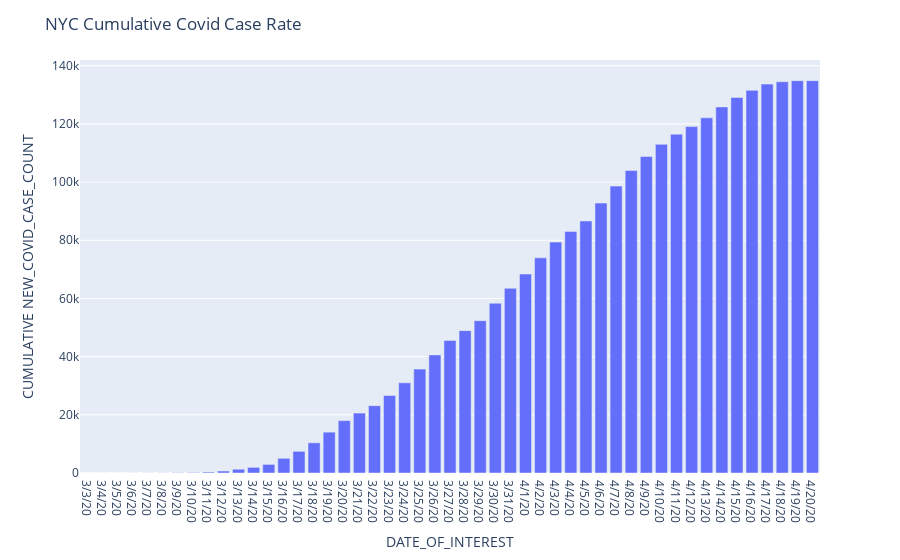

Notebook source saved alongside this figure:
### Code cell
plot_rate(mod_chd,"DATE_OF_INTEREST","CUMULATIVE NEW_COVID_CASE_COUNT", "NYC Cumulative Covid Case Rate")

### Figure 1 — Plotly figure (JSON) as saved in the notebook; plotly's stock layout.template omitted (floating-point values rounded to 4 significant figures)
{"data": [{"alignmentgroup": "True", "hovertemplate": "DATE_OF_INTEREST=%{x}<br>CUMULATIVE NEW_COVID_CASE_COUNT=%{y}<extra></extra>", "legendgroup": "", "marker": {"color": "#636efa"}, "name": "", "offsetgroup": "", "orientation": "v", "showlegend": false, "textposition": "auto", "type": "bar", "x": ["3/3/20", "3/4/20", "3/5/20", "3/6/20", "3/7/20", "3/8/20", "3/9/20", "3/10/20", "3/11/20", "3/12/20", "3/13/20", "3/14/20", "3/15/20", "3/16/20", "3/17/20", "3/18/20", "3/19/20", "3/20/20", "3/21/20", "3/22/20", "3/23/20", "3/24/20", "3/25/20", "3/26/20", "3/27/20", "3/28/20", "3/29/20", "3/30/20", "3/31/20", "4/1/20", "4/2/20", "4/3/20", "4/4/20", "4/5/20", "4/6/20", "4/7/20", "4/8/20", "4/9/20", "4/10/20", "4/11/20", "4/12/20", "4/13/20", "4/14/20", "4/15/20", "4/16/20", "4/17/20", "4/18/20", "4/19/20", "4/20/20"], "xaxis": "x", "y": [1, 6, 9, 16, 23, 44, 101, 171, 324, 679, 1295, 1931, 2954, 5058, 7448, 10382, 14042, 18002, 20596, 23139, 26628, 31001, 35712, 40591, 45564, 48929, 52353, 58340, 63488, 68403, 73950, 79364, 83053, 86628, 92789, 98623, 103966, 108792, 112974, 116462, 119071, 122080, 125842, 129069, 131529, 133684, 134492, 134850, 134871], "yaxis": "y"}], "layout": {"barmode": "relative", "legend": {"tracegroupgap": 0}, "margin": {"t": 60}, "title": {"text": "NYC Cumulative Covid Case Rate"}, "xaxis": {"anchor": "y", "domain": [0, 1], "title": {"text": "DATE_OF_INTEREST"}}, "yaxis": {"anchor": "x", "domain": [0, 1], "title": {"text": "CUMULATIVE NEW_COVID_CASE_COUNT"}}}}
